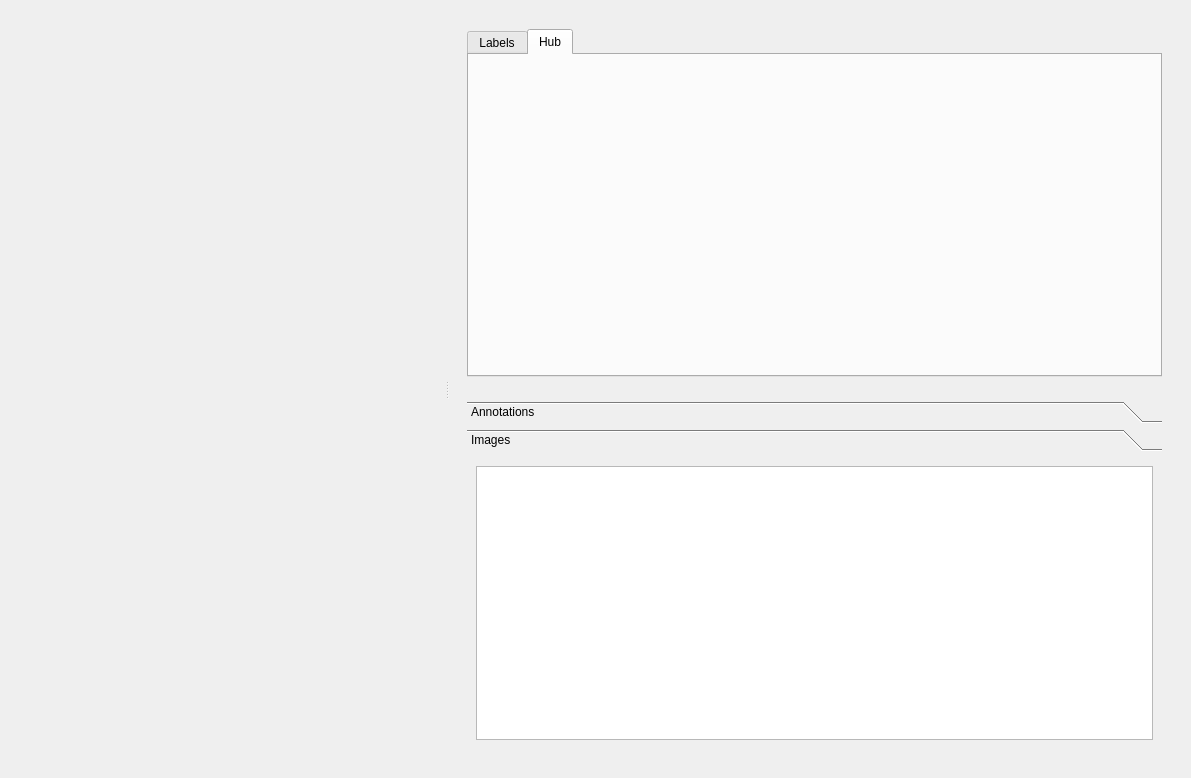
<?xml version="1.0" encoding="UTF-8"?>
<ui version="4.0">
 <class>Image_Viewer_Widget</class>
 <widget class="QWidget" name="Image_Viewer_Widget">
  <property name="geometry">
   <rect>
    <x>0</x>
    <y>0</y>
    <width>1191</width>
    <height>778</height>
   </rect>
  </property>
  <property name="windowTitle">
   <string>Form</string>
  </property>
  <layout class="QHBoxLayout" name="horizontalLayout">
   <item>
    <widget class="QSplitter" name="splitter">
     <property name="sizePolicy">
      <sizepolicy hsizetype="Preferred" vsizetype="Preferred">
       <horstretch>4</horstretch>
       <verstretch>0</verstretch>
      </sizepolicy>
     </property>
     <property name="orientation">
      <enum>Qt::Horizontal</enum>
     </property>
     <widget class="QFrame" name="frame_4">
      <property name="sizePolicy">
       <sizepolicy hsizetype="Preferred" vsizetype="Preferred">
        <horstretch>8</horstretch>
        <verstretch>0</verstretch>
       </sizepolicy>
      </property>
      <property name="frameShape">
       <enum>QFrame::NoFrame</enum>
      </property>
      <property name="frameShadow">
       <enum>QFrame::Raised</enum>
      </property>
      <layout class="QHBoxLayout" name="horizontalLayout_3">
       <property name="spacing">
        <number>2</number>
       </property>
       <property name="leftMargin">
        <number>2</number>
       </property>
       <property name="topMargin">
        <number>2</number>
       </property>
       <property name="rightMargin">
        <number>2</number>
       </property>
       <property name="bottomMargin">
        <number>2</number>
       </property>
       <item>
        <widget class="QFrame" name="frame_3">
         <property name="sizePolicy">
          <sizepolicy hsizetype="Fixed" vsizetype="Preferred">
           <horstretch>0</horstretch>
           <verstretch>0</verstretch>
          </sizepolicy>
         </property>
         <property name="minimumSize">
          <size>
           <width>20</width>
           <height>20</height>
          </size>
         </property>
         <property name="maximumSize">
          <size>
           <width>16777215</width>
           <height>16777215</height>
          </size>
         </property>
         <property name="frameShape">
          <enum>QFrame::NoFrame</enum>
         </property>
         <property name="frameShadow">
          <enum>QFrame::Raised</enum>
         </property>
         <layout class="QHBoxLayout" name="horizontalLayout_2">
          <property name="spacing">
           <number>0</number>
          </property>
          <property name="leftMargin">
           <number>0</number>
          </property>
          <property name="topMargin">
           <number>0</number>
          </property>
          <property name="rightMargin">
           <number>0</number>
          </property>
          <property name="bottomMargin">
           <number>0</number>
          </property>
          <item>
           <widget class="QFrame" name="frame_7">
            <property name="sizePolicy">
             <sizepolicy hsizetype="Expanding" vsizetype="Preferred">
              <horstretch>0</horstretch>
              <verstretch>0</verstretch>
             </sizepolicy>
            </property>
            <property name="minimumSize">
             <size>
              <width>40</width>
              <height>0</height>
             </size>
            </property>
            <property name="frameShape">
             <enum>QFrame::NoFrame</enum>
            </property>
            <property name="frameShadow">
             <enum>QFrame::Raised</enum>
            </property>
            <layout class="QHBoxLayout" name="horizontalLayout_4">
             <property name="spacing">
              <number>5</number>
             </property>
             <property name="leftMargin">
              <number>0</number>
             </property>
             <property name="topMargin">
              <number>0</number>
             </property>
             <property name="rightMargin">
              <number>0</number>
             </property>
             <property name="bottomMargin">
              <number>0</number>
             </property>
             <item>
              <layout class="QVBoxLayout" name="actions_layout">
               <property name="spacing">
                <number>10</number>
               </property>
              </layout>
             </item>
            </layout>
           </widget>
          </item>
         </layout>
        </widget>
       </item>
       <item>
        <widget class="QFrame" name="frame">
         <property name="minimumSize">
          <size>
           <width>0</width>
           <height>0</height>
          </size>
         </property>
         <property name="frameShape">
          <enum>QFrame::NoFrame</enum>
         </property>
         <property name="frameShadow">
          <enum>QFrame::Raised</enum>
         </property>
         <layout class="QVBoxLayout" name="verticalLayout_3">
          <property name="spacing">
           <number>0</number>
          </property>
          <property name="leftMargin">
           <number>0</number>
          </property>
          <property name="topMargin">
           <number>0</number>
          </property>
          <property name="rightMargin">
           <number>0</number>
          </property>
          <property name="bottomMargin">
           <number>0</number>
          </property>
          <item>
           <layout class="QGridLayout" name="center_layout"/>
          </item>
         </layout>
        </widget>
       </item>
      </layout>
     </widget>
     <widget class="QFrame" name="frame_2">
      <property name="sizePolicy">
       <sizepolicy hsizetype="Preferred" vsizetype="Preferred">
        <horstretch>2</horstretch>
        <verstretch>0</verstretch>
       </sizepolicy>
      </property>
      <property name="minimumSize">
       <size>
        <width>350</width>
        <height>0</height>
       </size>
      </property>
      <property name="frameShape">
       <enum>QFrame::NoFrame</enum>
      </property>
      <property name="frameShadow">
       <enum>QFrame::Raised</enum>
      </property>
      <layout class="QVBoxLayout" name="verticalLayout_2">
       <item>
        <widget class="QFrame" name="frame_5">
         <property name="sizePolicy">
          <sizepolicy hsizetype="Preferred" vsizetype="Preferred">
           <horstretch>0</horstretch>
           <verstretch>1</verstretch>
          </sizepolicy>
         </property>
         <property name="frameShape">
          <enum>QFrame::NoFrame</enum>
         </property>
         <property name="frameShadow">
          <enum>QFrame::Raised</enum>
         </property>
         <layout class="QVBoxLayout" name="verticalLayout_4">
          <item>
           <widget class="QTabWidget" name="tabWidget">
            <property name="currentIndex">
             <number>1</number>
            </property>
            <widget class="QWidget" name="tab_3">
             <attribute name="title">
              <string>Labels</string>
             </attribute>
             <layout class="QVBoxLayout" name="verticalLayout_10">
              <item>
               <layout class="QVBoxLayout" name="tree_view_labels_layout"/>
              </item>
             </layout>
            </widget>
            <widget class="QWidget" name="tab_4">
             <attribute name="title">
              <string>Hub</string>
             </attribute>
             <layout class="QVBoxLayout" name="verticalLayout_7" stretch="0">
              <property name="spacing">
               <number>5</number>
              </property>
              <property name="leftMargin">
               <number>5</number>
              </property>
              <property name="topMargin">
               <number>5</number>
              </property>
              <property name="rightMargin">
               <number>5</number>
              </property>
              <property name="bottomMargin">
               <number>5</number>
              </property>
              <item>
               <layout class="QVBoxLayout" name="tree_view_models_layout"/>
              </item>
             </layout>
            </widget>
           </widget>
          </item>
         </layout>
        </widget>
       </item>
       <item>
        <widget class="QFrame" name="frame_6">
         <property name="sizePolicy">
          <sizepolicy hsizetype="Preferred" vsizetype="Preferred">
           <horstretch>0</horstretch>
           <verstretch>1</verstretch>
          </sizepolicy>
         </property>
         <property name="frameShape">
          <enum>QFrame::NoFrame</enum>
         </property>
         <property name="frameShadow">
          <enum>QFrame::Raised</enum>
         </property>
         <layout class="QVBoxLayout" name="verticalLayout_5">
          <item>
           <widget class="QToolBox" name="toolBox">
            <property name="currentIndex">
             <number>1</number>
            </property>
            <widget class="QWidget" name="page_3">
             <property name="geometry">
              <rect>
               <x>0</x>
               <y>0</y>
               <width>314</width>
               <height>296</height>
              </rect>
             </property>
             <attribute name="label">
              <string>Annotations</string>
             </attribute>
             <layout class="QVBoxLayout" name="verticalLayout_8">
              <item>
               <layout class="QVBoxLayout" name="tree_view_annot_layout"/>
              </item>
             </layout>
            </widget>
            <widget class="QWidget" name="page_4">
             <property name="geometry">
              <rect>
               <x>0</x>
               <y>0</y>
               <width>314</width>
               <height>296</height>
              </rect>
             </property>
             <attribute name="label">
              <string>Images</string>
             </attribute>
             <layout class="QVBoxLayout" name="verticalLayout_6">
              <item>
               <widget class="QListWidget" name="images_list_widget"/>
              </item>
             </layout>
            </widget>
           </widget>
          </item>
         </layout>
        </widget>
       </item>
      </layout>
     </widget>
    </widget>
   </item>
  </layout>
 </widget>
 <resources/>
 <connections/>
</ui>
